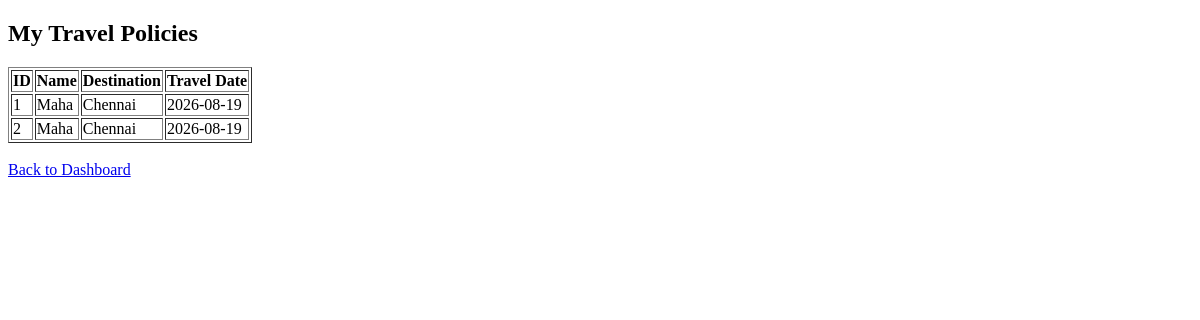
The page /view_policies on the database as committed earlier.
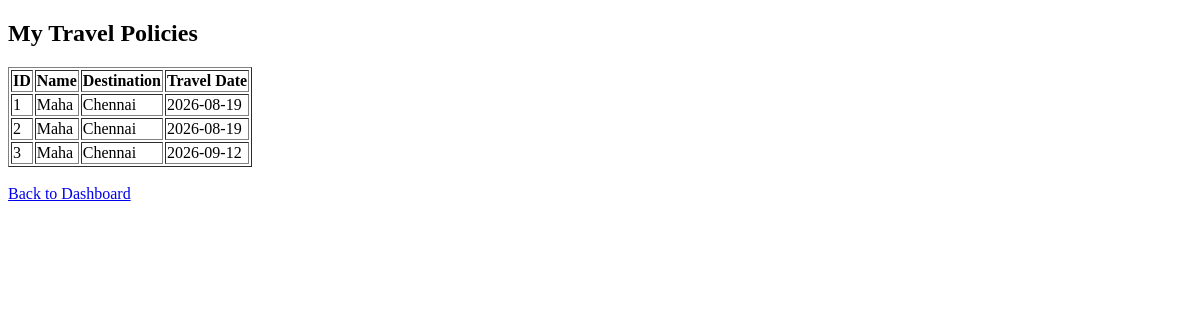
The same page on the database as committed later.
### tables this page shows
CREATE TABLE policies (
    id INTEGER PRIMARY KEY AUTOINCREMENT,
    name TEXT,
    destination TEXT,
    travel_date TEXT
);

### app.py (the view)
@app.route("/view_policies")
def view_policies():
    conn = sqlite3.connect(DATABASE)
    cursor = conn.cursor()
    cursor.execute("SELECT * FROM policies")
    policies = cursor.fetchall()
    conn.close()
    return render_template("view_policies.html", policies=policies)

### templates/view_policies.html (shortened to what this page needs)
<!DOCTYPE html>
<html>
<head>
</head>
<body>
<h2>My Travel Policies</h2>
<table border="1">
<tr>
    <th>ID</th>
    <th>Name</th>
    <th>Destination</th>
    <th>Travel Date</th>
</tr>
{% for p in policies %}
<tr>
    <td>{{ p[0] }}</td>
    <td>{{ p[1] }}</td>
    <td>{{ p[2] }}</td>
    <td>{{ p[3] }}</td>
</tr>
{% endfor %}
</table>
<br>
<a href="/dashboard">Back to Dashboard</a>
</body>
</html>

Rows that differ between the two databases and show on the page:
added policies: id "3", name "Maha", destination "Chennai", travel_date "2026-09-12"
